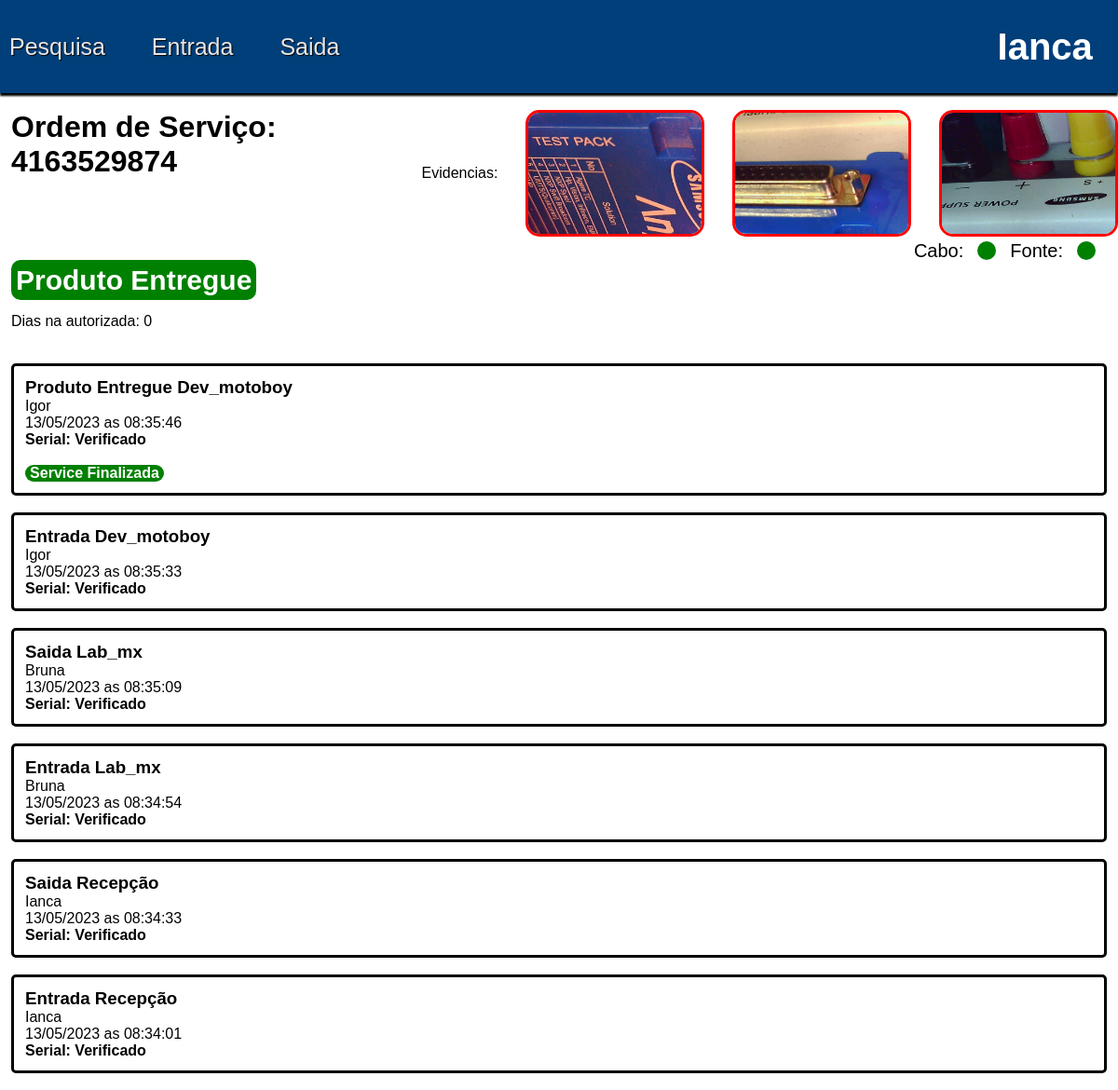
/service.php?service=4163529874 (signed in), run on the app's committed database.
### tables this page shows
CREATE TABLE IF NOT EXISTS `usuarios` (
  `id` int NOT NULL AUTO_INCREMENT,
  `nome` varchar(50) NOT NULL,
  `usuario` varchar(50) NOT NULL,
  `senha` varchar(50) NOT NULL,
  `setor` varchar(50) NOT NULL,
  PRIMARY KEY (`id`)
);

CREATE TABLE IF NOT EXISTS `acessorios` (
  `id` int NOT NULL AUTO_INCREMENT,
  `ordem` varchar(50) NOT NULL,
  `cabo` varchar(50) NOT NULL,
  `fonte` varchar(50) NOT NULL,
  PRIMARY KEY (`id`)
);

CREATE TABLE IF NOT EXISTS `ordemservico` (
  `id` int NOT NULL AUTO_INCREMENT,
  `usuario` varchar(50) NOT NULL,
  `setor` varchar(50) NOT NULL,
  `status` varchar(50) NOT NULL,
  `ordem` varchar(50) NOT NULL,
  `data` varchar(50) NOT NULL,
  `hora` varchar(50) NOT NULL,
  `autentica` varchar(50) NOT NULL,
  PRIMARY KEY (`id`)
);

### service.php (the view, shortened to what this page needs)
<?php
include_once('conexaoDB.php');
$logado = $_SESSION['usuario'];
$sqli = "SELECT nome FROM usuarios where usuario ='$logado'";
$resNome = $conexao->query($sqli);
?>
<?php
 $service = $_GET['service'];
 include('conexaoDB.php');
 $sqli = "SELECT * FROM ordemservico WHERE  ordem = '$service' ORDER BY id DESC";
 $resServico = $conexao->query($sqli);
 $sqli1 = "SELECT * FROM ordemservico WHERE  ordem = '$service' ORDER BY id DESC LIMIT 1";
 $resServico1 = $conexao->query($sqli1);
 $sqli2 = "SELECT * FROM ordemservico WHERE  ordem = '$service' ORDER BY id LIMIT 1";
 $resServico2 = $conexao->query($sqli2);
 $sqli3 = "SELECT * FROM ordemservico WHERE  ordem = '$service' ORDER BY id desc LIMIT 1";
 $resServico3 = $conexao->query($sqli3);
 $sqli4 = "SELECT * FROM acessorios WHERE  ordem = '$service'";
 $resAcessorios= $conexao->query($sqli4);
while($primeiro = mysqli_fetch_assoc($resServico2)){
   while($ultimo = mysqli_fetch_assoc($resServico3)) {
    $formato = 'd/m/Y';
    $data_inicio = $primeiro['data'];
    $data_fim = $ultimo['data'];
    $inicio =DateTime::createFromFormat($formato,$data_inicio );
    $fim =DateTime::createFromFormat($formato,$data_fim );
    $dateInterval = $fim->diff($inicio);
    $data = date('d/m/Y');
    $real = DateTime::createFromFormat($formato, $data);
    $dateIntervalReal  = $real->diff($inicio);
   }
}
?>
<!DOCTYPE html>
<html lang="en">
<head>
    <link rel="stylesheet" href="./CSS/service.css">
    <link rel="stylesheet" href="./CSS/navbar.css">
</head>
<body >
<header>
            <div class="navbar">
                <a href="./pesquisar.php">Pesquisa</a>
                <a href="./cadastro.php?vai=Entrada">Entrada</a>
                <a href="./cadastro.php?vai=Saida">Saida</a>
            </div>
            <div class="navbarLogin">
            <?php while($nome = mysqli_fetch_assoc($resNome)){echo "<h3>".$nome['nome']."</h3>";} ?>
                </div>
    </header><br>
    <?php
        echo"<div class='boxInf'>
                <h1 style='margin-left:1%'> Ordem de Serviço: ".$service."</h1><br><br><br><br>
                                <div class='boxSerial'>
                                        <p>Evidencias:</p>
                                        <img onclick='ampliarSerial()' class='imagem' src= './uploads/".$service."/".$service."_Serial.jpg"."' alt=''>
                                        <img onclick='ampliarEvidencia1()' class='imagem' src= './uploads/".$service."/".$service."_Evidencia1.jpg"."' alt=''>
                                        <img onclick='ampliarEvidencia2()' class='imagem' src= './uploads/".$service."/".$service."_Evidencia2.jpg"."' alt=''>
                                </div>
                            <div class='ampliarSerial'>
                                    <img  src= './uploads/".$service."/".$service."_Serial.jpg"."' alt=''>
                                    <button onclick='ampliarFechaSerial()'>X</button>
                            </div>
                            <div class='ampliarEvidencia1'>
                                    <img  src= './uploads/".$service."/".$service."_Evidencia1.jpg"."' alt=''>
                                    <button onclick='ampliarFechaEvidencia1()'>X</button>
                            </div>
                            <div class='ampliarEvidencia2'>
                                    <img  src= './uploads/".$service."/".$service."_Evidencia2.jpg"."' alt=''>
                                    <button onclick='ampliarFechaEvidencia2()'>X</button>
                            </div>
        </div>";
    ?>
    <div class="acessorisBox">
    <?php
        while($acessorios = mysqli_fetch_assoc($resAcessorios)){
            if($acessorios['cabo']== 'on'){
                echo"<label  for='cabo'>Cabo:</label>
                <input id= 'cabo'type='checkbox'  disabled='disabled' checked>";
            }else{
                echo"<label  for='cabo'>Cabo:</label>
                <input id= 'cabo'type='checkbox'  disabled='disabled'>";
            }
            if($acessorios['fonte']== 'on'){
                echo"<label for='fonte'>Fonte:</label>
                <input id='fonte' type='checkbox' disabled='disabled' checked>";
            }else{
                echo"<label for='fonte'>Fonte:</label>
                <input id='fonte' type='checkbox' disabled='disabled' >";
            }
           }
           ?>
           </div>
           <?php
        while($os1 = mysqli_fetch_assoc($resServico1)){
            if($os1['status']=="Produto Entregue"){
                echo"<span style='margin-left:1%; font-weight: 900;font-size: 30px;'></span> <span style='color: green; font-weight: 900;font-size: 30px; background: green; color: white;  border-radius: 10px; padding: 5px'>".$os1['status']."</span><br><br>
                <p style='margin-left:1%';> Dias na autorizada: ".$dateInterval-> days."<br>"."</p><br><br>";
            }else{
        echo"<span style='margin-left:1%; font-weight: 900;font-size: 30px;'>Local Atual:</span> <span style='color: green; font-weight: 900;font-size: 30px;'>".$os1['setor']."</span><br><br>
            <p style='margin-left:1%';> Dias na autorizada: ".$dateIntervalReal-> days."<br>"."</p><br><br>";
            }
        }
        while($os = mysqli_fetch_assoc($resServico)){
            echo "<div style=' border-radius: 5px;border: 3px solid black; margin-left:1%;margin-right:1%;padding: 1%;'>
                    <h3>".$os['status']." ".$os['setor']."</h3>
                    <p>".$os['usuario']."</p>
                    <p>".$os['data']." as ".$os['hora']."</p>
                    <h4>Serial: ".$os['autentica']."</h4>
                    ";
                    if($os['status'] == 'Produto Entregue'){
                        echo"<br><div id='final'>Service Finalizada</div>";
                    }
                   echo"</div><br>";
        }
    ?>
</body>
</html>

### CSS/service.css (style rules this page uses)
.imagem { width: 50%; height: 130px; border-radius: 15px; border: 3px solid rgb(255, 0, 0); cursor: pointer; }
.boxInf { display: flex; justify-content: space-around; width: 100%; }
.boxSerial { gap: 30px; display: flex; justify-content: end; align-items: center; width: 800px; height: 100%; }
.acessorisBox { gap: 15px; display: flex; align-items: center; justify-content: end; width: 98%; height: 30px; }
.acessorisBox label { font-size: 20px; font-weight: 500; font-family: 'Franklin Gothic Medium', 'Arial Narrow', Arial, sans-serif; }
input[type="checkbox"] { -webkit-appearance: none; background-color: red; border-radius: 50px; width: 20px; height: 20px; }
input[type="checkbox"]:checked { background-color: green; }

### CSS/navbar.css (style rules this page uses)
* { padding: 0; margin: 0; font-family: Arial, Helvetica, sans-serif; }
header { width: 100%; height: 100px; background: #003f7a; display: flex; box-shadow: 0px 3px 2px black; }
.navbar { width: 100%; height: 100px; gap: 30px; display: flex; justify-content: start; text-align: center; align-items: center; border: none; }
.navbarLogin a, .navbar a { text-decoration: none; margin: 10px; color: #e7e7e7; }
.navbar a { font-size: 25px; text-shadow: 1px 1px 1px black; }
.navbarLogin { text-shadow: 1px 1px 1px black; font-size: 20px; width: 15%; height: 100px; display: flex; justify-content: center; align-items: center; align-items: center; border: none; }
.navbarLogin h3 { position: absolute; color: #ffffff; font-size: 40px; text-shadow: none }

### service.php (style rules this page uses)
#final { border-radius: 10px; font-weight: 900; width: 13%; background: green; color: white; display: flex; justify-content: center; }

### data on the page
usuarios: nome "Ianca"
ordemservico: status "Produto Entregue", dateInterval "0", setor "Dev_motoboy", usuario "Igor", data "13/05/2023", hora "08:35:46", autentica "Verificado", shows "Service Finalizada"
ordemservico: status "Entrada", setor "Dev_motoboy", usuario "Igor", data "13/05/2023", hora "08:35:33", autentica "Verificado"
ordemservico: status "Saida", setor "Lab_mx", usuario "Bruna", data "13/05/2023", hora "08:35:09", autentica "Verificado"
ordemservico: status "Entrada", setor "Lab_mx", usuario "Bruna", data "13/05/2023", hora "08:34:54", autentica "Verificado"
ordemservico: status "Saida", setor "Recepção", usuario "Ianca", data "13/05/2023", hora "08:34:33", autentica "Verificado"
ordemservico: status "Entrada", setor "Recepção", usuario "Ianca", data "13/05/2023", hora "08:34:01", autentica "Verificado"

### other printed values
$service "4163529874"
